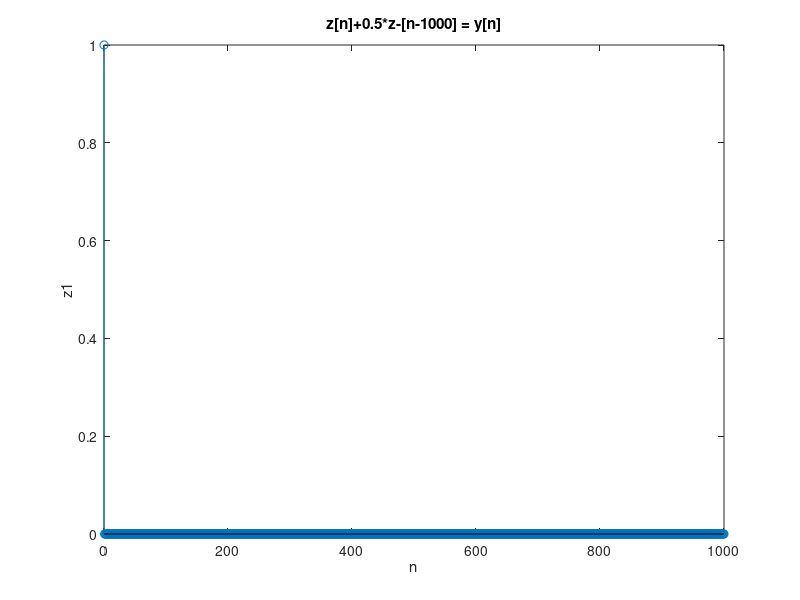

Reproduce this figure in MATLAB.
n = 0:1000;
x = [1 zeros(1,1000)];
a1 = 1;
b1 = [1 zeros(1,999) 0.5];
y1 = filter(b1,a1,x);

a2 = [1 zeros(1,999) 0.5];
b2 = 1;
z1 = filter(b2,a2,y1);

stem(n, z1);
xlabel('n');
ylabel('z1');
title('z[n]+0.5*z-[n-1000] = y[n]');
